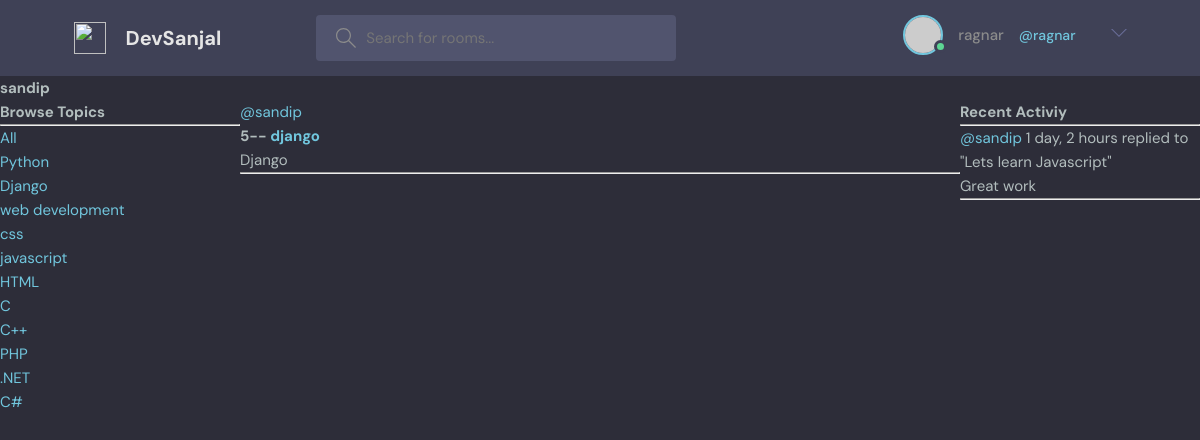
The app's page /profile/2 (signed in) with its own data.
### base/models.py (models this page shows, shortened)
class Topic(models.Model):
    name = models.CharField(max_length=256)

class Room(models.Model):
    host = models.ForeignKey(User, on_delete=models.SET_NULL, null=True)
    topic = models.ForeignKey(Topic, on_delete=models.SET_NULL, null=True)
    name = models.CharField(max_length=256)
    description = models.TextField(null=True, blank=True)
    participants = models.ManyToManyField(User, related_name='participants', blank=True)
    updated = models.DateTimeField(auto_now=True)
    created = models.DateTimeField(auto_now_add=True)
    class Meta:
        ordering = ['-updated', '-created']
    def __str__(self):
        return self.name

class Message(models.Model):
    user = models.ForeignKey(User,on_delete=models.CASCADE)
    room = models.ForeignKey(Room, on_delete=models.CASCADE)
    body = models.TextField()
    updated = models.DateTimeField(auto_now=True)
    created = models.DateTimeField(auto_now_add=True)
    class Meta:
        ordering = ['-updated', '-created']
    def __str__(self):
        return self.body[0:50]

### base/views.py (the view)
# urls.py: path('profile/<str:pk>', views.userProfile, name="user-profile"),
def userProfile(request,pk):
    user = User.objects.get(id=pk)
    rooms = user.room_set.all()
    room_messages = user.message_set.all()
    topics = Topic.objects.all()
    context = {'user':user,'rooms':rooms, 'room_messages':room_messages,'topics':topics}
    return render(request, 'base/profile.html', context)

### base/templates/base/profile.html (shortened to what this page needs)
{% extends 'main.html' %}
{% block content %}
    <h1>{{user.username}}</h1>
    <div class="profile-container">
        <div>
            {% include 'base/topics_component.html' %}
        </div>
        <div>
            {% include 'base/feed_component.html' %}
        </div>
        <div>
            {% include 'base/activity_component.html' %}
        </div>
    </div>
{%endblock content %}

### templates/nav.html (shortened to what this page needs)
<header class="header header--loggedIn">
    <div class="container">
      <a href="{% url 'home' %}" class="header__logo">
        <img src="static 'assets/logo.svg'" />
        <h1>DevSanjal</h1>
      </a>
      <form method="GET" class="header__search" action="{% url 'home' %}">
        <label>
          <input name="q" placeholder="Search for rooms..." />
        </label>
      </form>
      <nav class="header__menu">
        {% if request.user.is_authenticated %}
        <div class="header__user">
          <a href="profile.html">
            <div class="avatar avatar--medium active">
              <img src="https://randomuser.me/api/portraits/men/37.jpg" />
            </div>
            <p>{{request.user.username}}</p><span>@{{request.user.username}}</span></p>
          </a>
          <button class="dropdown-button">
            <svg version="1.1" xmlns="http://www.w3.org/2000/svg" width="32" height="32" viewBox="0 0 32 32">
              <title>chevron-down</title>
              <path d="M16 21l-13-13h-3l16 16 16-16h-3l-13 13z"></path>
            </svg>
          </button>
        </div>
        {% else %}
       <a href="{% url 'login' %}">
          <img src="./assets/avatar.svg" />
          <p>Login</p>
        </a>
        {% endif %}
      </nav>
    </div>
  </header>

### base/templates/base/topics_component.html
<div>
    <h3>Browse Topics</h3>
    <hr>
    <div>
        <a href="{% url 'home' %}">All</a>
    </div>
    {% for topic in topics %}
        <div>
            <a href="{% url 'home' %}?q={{topic.name}}">{{topic.name}}</a>
        </div>
    {% endfor %}
</div>

### base/templates/base/feed_component.html (shortened to what this page needs)
<div>
    {% for room in rooms %}
        <div>
            <a href="{% url 'user-profile' room.host.id %}">@{{room.host.username}}</a>
            <h5>{{room.id}}-- <a href="{% url 'room' room.id %}">{{room.name }}</a></h5>
            <small>{{room.topic.name}}</small>
            <hr>
        </div>
    {% endfor %}
</div>

### base/templates/base/activity_component.html (shortened to what this page needs)
<div>
    <h3>Recent Activiy</h3>
    <hr>
    {% for message in room_messages %}
        <div>
            <small><a href="{% url 'user-profile' message.user.id %}">@{{message.user}}</a> {{message.created|timesince}}</small>
            <small>replied to "{{message.room}}"</small>
            <p>{{message}}</p>
            <hr>
        </div>
    {% endfor %}
</div>

### static/css/style.css (style rules this page uses)
:root { --color-main: #71c6dd; --color-main-light: #e1f6fb; --color-dark: #3f4156; --color-dark-medium: #51546e; --color-dark-light: #696d97; --color-light: #e5e5e5; --color-gray: #8b8b8b; --color-light-gray: #b2bdbd; --color-bg: #2d2d39; --color-success: #5dd693; --color-error: #fc4b0b; }
* { font-family: "DM Sans", -apple-system, BlinkMacSystemFont, "Segoe UI", Roboto, Oxygen, Ubuntu, Cantarell, "Open Sans", "Helvetica Neue", sans-serif; margin: 0; padding: 0; box-sizing: border-box; text-rendering: optimizeLegibility; font-size: inherit; }
html { font-size: 56.25%; }
@media only screen and (min-width: 1200px) { html { font-size: 62.5%; } }
body { line-height: 1.6; font-weight: 400; font-size: 1.5rem; color: var(--color-light-gray); background-color: var(--color-bg); min-height: 100vh; }
img { width: 100%; }
a { display: inline-block; color: var(--color-main); text-decoration: none; }
.container { max-width: 120rem; width: 90%; margin: auto; }
.avatar { position: relative; display: inline-block; border-radius: 50%; border: 2px solid var(--color-main); }
.avatar img { display: block; border-radius: 50%; object-fit: cover; object-position: center; }
.avatar::after { content: ""; display: block; position: absolute; background-color: var(--color-gray); z-index: 111; border-radius: 50%; border: 0.3rem solid var(--color-dark); }
.avatar.active::after { background-color: var(--color-success); }
.avatar.avatar--medium img { width: 3.6rem; height: 3.6rem; border-radius: 50%; }
.avatar.avatar--medium:after { width: 0.7rem; height: 0.7rem; bottom: 0px; right: -6px; }
.header { padding: 1.5rem; background-color: var(--color-dark); }
.header > .container { display: flex; gap: 9.5rem; }
.header__logo, .header__user { display: flex; gap: 2rem; align-items: center; }
.header__logo > img { height: 3.2rem; width: 3.2rem; }
.header__logo > h1 { font-weight: 700; font-size: 2rem; color: var(--color-light); }
.header__search > label { background-color: var(--color-dark-medium); padding: 1.3rem 1rem; display: flex; align-items: center; gap: 1rem; border-radius: 4px; }
.header__search svg { fill: var(--color-gray); width: 2rem; height: 2rem; margin-left: 1rem; }
.header__search input { width: 30rem; background: transparent; border: none; outline: none; color: var(--color-light); }
.header__menu { margin-left: auto; position: relative; }
.header__menu a { display: flex; gap: 1.5rem; align-items: center; font-weight: 500; text-decoration: none; color: var(--color-gray); }
.header__menu img { height: 3.6rem; }
.header__menu p { line-height: 1.2; }
.header__menu span { color: var(--color-main); font-weight: 500; font-size: 1.4rem; display: block; }
.header__menu svg { width: 1.6rem; height: 1.6rem; fill: var(--color-dark-light); }
.dropdown-button { background: transparent; border: 0; outline: 0; cursor: pointer; }

### base/templates/base/profile.html (style rules this page uses)
.profile-container { display: grid; grid-template-columns: 1fr 3fr 1fr; }

### records on screen
Topic: name "Python"
Topic: name "Django"
Topic: name "web development"
Topic: name "css"
Topic: name "javascript"
Topic: name "HTML"
Topic: name "C"
Topic: name "C++"
Topic: name "PHP"
Topic: name ".NET"
Topic: name "C#"
Room: host.username "sandip", id "5", name "django", topic.name "Django"
Message: user "sandip", created "1 day, 2 hours", room "Lets learn Javascript", body "Great work"

### other values on screen
{{ request.user.username }} "ragnar"
{{ user.username }} "sandip"
